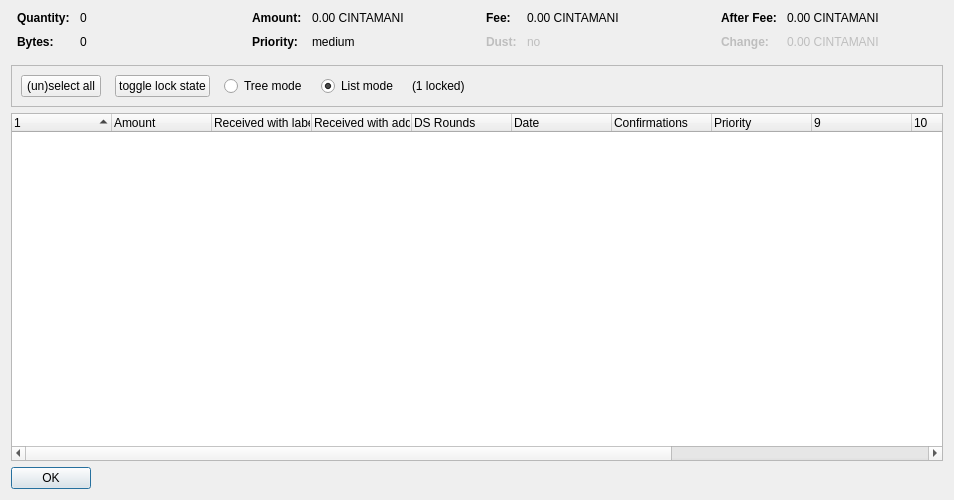
<?xml version="1.0" encoding="UTF-8"?>
<ui version="4.0">
 <class>CoinControlDialog</class>
 <widget class="QDialog" name="CoinControlDialog">
  <property name="geometry">
   <rect>
    <x>0</x>
    <y>0</y>
    <width>954</width>
    <height>500</height>
   </rect>
  </property>
  <property name="windowTitle">
   <string>Coin Selection</string>
  </property>
  <layout class="QVBoxLayout" name="verticalLayout">
   <item>
    <layout class="QHBoxLayout" name="horizontalLayoutTop" stretch="0,0,0,0">
     <property name="topMargin">
      <number>0</number>
     </property>
     <property name="bottomMargin">
      <number>10</number>
     </property>
     <item>
      <layout class="QFormLayout" name="formLayoutCoinControl1">
       <property name="horizontalSpacing">
        <number>10</number>
       </property>
       <property name="verticalSpacing">
        <number>10</number>
       </property>
       <property name="leftMargin">
        <number>6</number>
       </property>
       <property name="rightMargin">
        <number>6</number>
       </property>
       <item row="0" column="0">
        <widget class="QLabel" name="labelCoinControlQuantityText">
         <property name="font">
          <font>
           <weight>75</weight>
           <bold>true</bold>
          </font>
         </property>
         <property name="text">
          <string>Quantity:</string>
         </property>
        </widget>
       </item>
       <item row="0" column="1">
        <widget class="QLabel" name="labelCoinControlQuantity">
         <property name="cursor">
          <cursorShape>IBeamCursor</cursorShape>
         </property>
         <property name="contextMenuPolicy">
          <enum>Qt::ActionsContextMenu</enum>
         </property>
         <property name="text">
          <string notr="true">0</string>
         </property>
         <property name="textInteractionFlags">
          <set>Qt::LinksAccessibleByMouse|Qt::TextSelectableByKeyboard|Qt::TextSelectableByMouse</set>
         </property>
        </widget>
       </item>
       <item row="1" column="0">
        <widget class="QLabel" name="labelCoinControlBytesText">
         <property name="font">
          <font>
           <weight>75</weight>
           <bold>true</bold>
          </font>
         </property>
         <property name="text">
          <string>Bytes:</string>
         </property>
        </widget>
       </item>
       <item row="1" column="1">
        <widget class="QLabel" name="labelCoinControlBytes">
         <property name="cursor">
          <cursorShape>IBeamCursor</cursorShape>
         </property>
         <property name="contextMenuPolicy">
          <enum>Qt::ActionsContextMenu</enum>
         </property>
         <property name="text">
          <string notr="true">0</string>
         </property>
         <property name="textInteractionFlags">
          <set>Qt::LinksAccessibleByMouse|Qt::TextSelectableByKeyboard|Qt::TextSelectableByMouse</set>
         </property>
        </widget>
       </item>
      </layout>
     </item>
     <item>
      <layout class="QFormLayout" name="formLayoutCoinControl2">
       <property name="horizontalSpacing">
        <number>10</number>
       </property>
       <property name="verticalSpacing">
        <number>10</number>
       </property>
       <property name="leftMargin">
        <number>6</number>
       </property>
       <property name="rightMargin">
        <number>6</number>
       </property>
       <item row="0" column="0">
        <widget class="QLabel" name="labelCoinControlAmountText">
         <property name="font">
          <font>
           <weight>75</weight>
           <bold>true</bold>
          </font>
         </property>
         <property name="text">
          <string>Amount:</string>
         </property>
        </widget>
       </item>
       <item row="0" column="1">
        <widget class="QLabel" name="labelCoinControlAmount">
         <property name="cursor">
          <cursorShape>IBeamCursor</cursorShape>
         </property>
         <property name="contextMenuPolicy">
          <enum>Qt::ActionsContextMenu</enum>
         </property>
         <property name="text">
          <string notr="true">0.00 CINTAMANI</string>
         </property>
         <property name="textInteractionFlags">
          <set>Qt::LinksAccessibleByMouse|Qt::TextSelectableByKeyboard|Qt::TextSelectableByMouse</set>
         </property>
        </widget>
       </item>
       <item row="1" column="0">
        <widget class="QLabel" name="labelCoinControlPriorityText">
         <property name="font">
          <font>
           <weight>75</weight>
           <bold>true</bold>
          </font>
         </property>
         <property name="text">
          <string>Priority:</string>
         </property>
        </widget>
       </item>
       <item row="1" column="1">
        <widget class="QLabel" name="labelCoinControlPriority">
         <property name="cursor">
          <cursorShape>IBeamCursor</cursorShape>
         </property>
         <property name="contextMenuPolicy">
          <enum>Qt::ActionsContextMenu</enum>
         </property>
         <property name="text">
          <string>medium</string>
         </property>
         <property name="textInteractionFlags">
          <set>Qt::LinksAccessibleByMouse|Qt::TextSelectableByKeyboard|Qt::TextSelectableByMouse</set>
         </property>
        </widget>
       </item>
      </layout>
     </item>
     <item>
      <layout class="QFormLayout" name="formLayoutCoinControl3">
       <property name="horizontalSpacing">
        <number>10</number>
       </property>
       <property name="verticalSpacing">
        <number>10</number>
       </property>
       <property name="leftMargin">
        <number>6</number>
       </property>
       <property name="rightMargin">
        <number>6</number>
       </property>
       <item row="0" column="0">
        <widget class="QLabel" name="labelCoinControlFeeText">
         <property name="font">
          <font>
           <weight>75</weight>
           <bold>true</bold>
          </font>
         </property>
         <property name="text">
          <string>Fee:</string>
         </property>
        </widget>
       </item>
       <item row="0" column="1">
        <widget class="QLabel" name="labelCoinControlFee">
         <property name="cursor">
          <cursorShape>IBeamCursor</cursorShape>
         </property>
         <property name="contextMenuPolicy">
          <enum>Qt::ActionsContextMenu</enum>
         </property>
         <property name="text">
          <string notr="true">0.00 CINTAMANI</string>
         </property>
         <property name="textInteractionFlags">
          <set>Qt::LinksAccessibleByMouse|Qt::TextSelectableByKeyboard|Qt::TextSelectableByMouse</set>
         </property>
        </widget>
       </item>
       <item row="1" column="0">
        <widget class="QLabel" name="labelCoinControlLowOutputText">
         <property name="enabled">
          <bool>false</bool>
         </property>
         <property name="font">
          <font>
           <weight>75</weight>
           <bold>true</bold>
          </font>
         </property>
         <property name="text">
          <string>Dust:</string>
         </property>
        </widget>
       </item>
       <item row="1" column="1">
        <widget class="QLabel" name="labelCoinControlLowOutput">
         <property name="enabled">
          <bool>false</bool>
         </property>
         <property name="cursor">
          <cursorShape>IBeamCursor</cursorShape>
         </property>
         <property name="contextMenuPolicy">
          <enum>Qt::ActionsContextMenu</enum>
         </property>
         <property name="text">
          <string>no</string>
         </property>
         <property name="textInteractionFlags">
          <set>Qt::LinksAccessibleByMouse|Qt::TextSelectableByKeyboard|Qt::TextSelectableByMouse</set>
         </property>
        </widget>
       </item>
      </layout>
     </item>
     <item>
      <layout class="QFormLayout" name="formLayoutCoinControl4">
       <property name="horizontalSpacing">
        <number>10</number>
       </property>
       <property name="verticalSpacing">
        <number>10</number>
       </property>
       <property name="leftMargin">
        <number>6</number>
       </property>
       <property name="rightMargin">
        <number>6</number>
       </property>
       <item row="0" column="0">
        <widget class="QLabel" name="labelCoinControlAfterFeeText">
         <property name="font">
          <font>
           <weight>75</weight>
           <bold>true</bold>
          </font>
         </property>
         <property name="text">
          <string>After Fee:</string>
         </property>
        </widget>
       </item>
       <item row="0" column="1">
        <widget class="QLabel" name="labelCoinControlAfterFee">
         <property name="cursor">
          <cursorShape>IBeamCursor</cursorShape>
         </property>
         <property name="contextMenuPolicy">
          <enum>Qt::ActionsContextMenu</enum>
         </property>
         <property name="text">
          <string notr="true">0.00 CINTAMANI</string>
         </property>
         <property name="textInteractionFlags">
          <set>Qt::LinksAccessibleByMouse|Qt::TextSelectableByKeyboard|Qt::TextSelectableByMouse</set>
         </property>
        </widget>
       </item>
       <item row="1" column="0">
        <widget class="QLabel" name="labelCoinControlChangeText">
         <property name="enabled">
          <bool>false</bool>
         </property>
         <property name="font">
          <font>
           <weight>75</weight>
           <bold>true</bold>
          </font>
         </property>
         <property name="text">
          <string>Change:</string>
         </property>
        </widget>
       </item>
       <item row="1" column="1">
        <widget class="QLabel" name="labelCoinControlChange">
         <property name="enabled">
          <bool>false</bool>
         </property>
         <property name="cursor">
          <cursorShape>IBeamCursor</cursorShape>
         </property>
         <property name="contextMenuPolicy">
          <enum>Qt::ActionsContextMenu</enum>
         </property>
         <property name="text">
          <string notr="true">0.00 CINTAMANI</string>
         </property>
         <property name="textInteractionFlags">
          <set>Qt::LinksAccessibleByMouse|Qt::TextSelectableByKeyboard|Qt::TextSelectableByMouse</set>
         </property>
        </widget>
       </item>
      </layout>
     </item>
    </layout>
   </item>
   <item>
    <widget class="QFrame" name="frame">
     <property name="minimumSize">
      <size>
       <width>0</width>
       <height>40</height>
      </size>
     </property>
     <property name="frameShape">
      <enum>QFrame::StyledPanel</enum>
     </property>
     <property name="frameShadow">
      <enum>QFrame::Sunken</enum>
     </property>
     <layout class="QHBoxLayout" name="horizontalLayout">
      <item>
       <layout class="QHBoxLayout" name="horizontalLayoutPanel" stretch="0,0,0,0,0,0">
        <property name="spacing">
         <number>14</number>
        </property>
        <item>
         <widget class="QPushButton" name="pushButtonSelectAll">
          <property name="sizePolicy">
           <sizepolicy hsizetype="Maximum" vsizetype="Fixed">
            <horstretch>0</horstretch>
            <verstretch>0</verstretch>
           </sizepolicy>
          </property>
          <property name="text">
           <string>(un)select all</string>
          </property>
          <property name="autoDefault">
           <bool>false</bool>
          </property>
         </widget>
        </item>
        <item>
         <widget class="QPushButton" name="pushButtonToggleLock">
          <property name="sizePolicy">
           <sizepolicy hsizetype="Maximum" vsizetype="Fixed">
            <horstretch>0</horstretch>
            <verstretch>0</verstretch>
           </sizepolicy>
          </property>
          <property name="text">
           <string>toggle lock state</string>
          </property>
          <property name="autoDefault">
           <bool>false</bool>
          </property>
         </widget>
        </item>
        <item>
         <widget class="QRadioButton" name="radioTreeMode">
          <property name="sizePolicy">
           <sizepolicy hsizetype="Maximum" vsizetype="Fixed">
            <horstretch>0</horstretch>
            <verstretch>0</verstretch>
           </sizepolicy>
          </property>
          <property name="text">
           <string>Tree mode</string>
          </property>
         </widget>
        </item>
        <item>
         <widget class="QRadioButton" name="radioListMode">
          <property name="sizePolicy">
           <sizepolicy hsizetype="Maximum" vsizetype="Fixed">
            <horstretch>0</horstretch>
            <verstretch>0</verstretch>
           </sizepolicy>
          </property>
          <property name="text">
           <string>List mode</string>
          </property>
          <property name="checked">
           <bool>true</bool>
          </property>
         </widget>
        </item>
        <item>
         <widget class="QLabel" name="labelLocked">
          <property name="text">
           <string>(1 locked)</string>
          </property>
         </widget>
        </item>
        <item>
         <spacer name="horizontalSpacer">
          <property name="orientation">
           <enum>Qt::Horizontal</enum>
          </property>
          <property name="sizeHint" stdset="0">
           <size>
            <width>40</width>
            <height>20</height>
           </size>
          </property>
         </spacer>
        </item>
       </layout>
      </item>
     </layout>
    </widget>
   </item>
   <item>
    <widget class="CoinControlTreeWidget" name="treeWidget">
     <property name="contextMenuPolicy">
      <enum>Qt::CustomContextMenu</enum>
     </property>
     <property name="sortingEnabled">
      <bool>false</bool>
     </property>
     <property name="columnCount">
      <number>13</number>
     </property>
     <attribute name="headerShowSortIndicator" stdset="0">
      <bool>true</bool>
     </attribute>
     <attribute name="headerStretchLastSection">
      <bool>false</bool>
     </attribute>
     <column>
      <property name="text">
       <string/>
      </property>
     </column>
     <column>
      <property name="text">
       <string>Amount</string>
      </property>
     </column>
     <column>
      <property name="text">
       <string>Received with label</string>
      </property>
     </column>
     <column>
      <property name="text">
       <string>Received with address</string>
      </property>
     </column>
     <column>
      <property name="text">
       <string>DS Rounds</string>
      </property>
     </column>
     <column>
      <property name="text">
       <string>Date</string>
      </property>
     </column>
     <column>
      <property name="text">
       <string>Confirmations</string>
      </property>
      <property name="toolTip">
       <string>Confirmed</string>
      </property>
     </column>
     <column>
      <property name="text">
       <string>Priority</string>
      </property>
     </column>
     <column>
      <property name="text">
       <string/>
      </property>
     </column>
     <column>
      <property name="text">
       <string/>
      </property>
     </column>
     <column>
      <property name="text">
       <string/>
      </property>
     </column>
     <column>
      <property name="text">
       <string/>
      </property>
     </column>
     <column>
      <property name="text">
       <string/>
      </property>
     </column>
    </widget>
   </item>
   <item>
    <widget class="QDialogButtonBox" name="buttonBox">
     <property name="sizePolicy">
      <sizepolicy hsizetype="Maximum" vsizetype="Fixed">
       <horstretch>0</horstretch>
       <verstretch>0</verstretch>
      </sizepolicy>
     </property>
     <property name="orientation">
      <enum>Qt::Horizontal</enum>
     </property>
     <property name="standardButtons">
      <set>QDialogButtonBox::Ok</set>
     </property>
    </widget>
   </item>
  </layout>
 </widget>
 <customwidgets>
  <customwidget>
   <class>CoinControlTreeWidget</class>
   <extends>QTreeWidget</extends>
   <header>coincontroltreewidget.h</header>
  </customwidget>
 </customwidgets>
 <resources/>
 <connections/>
</ui>
